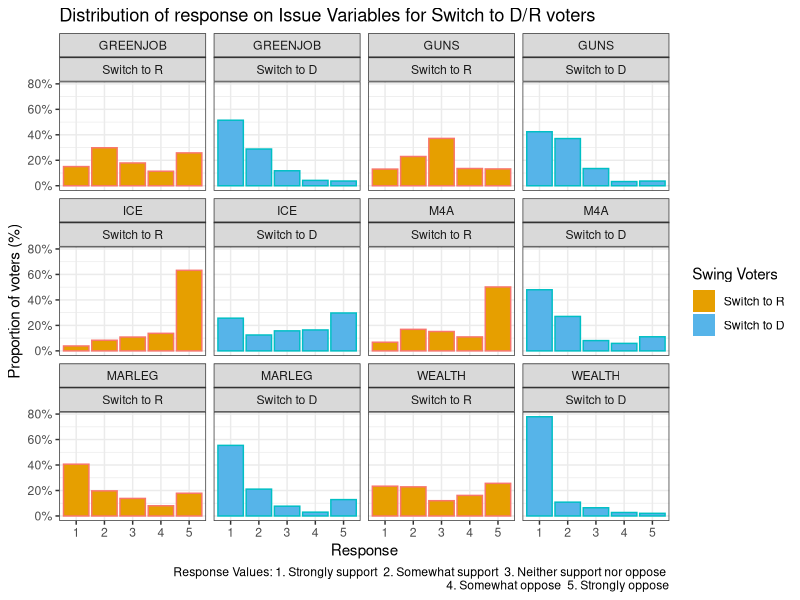
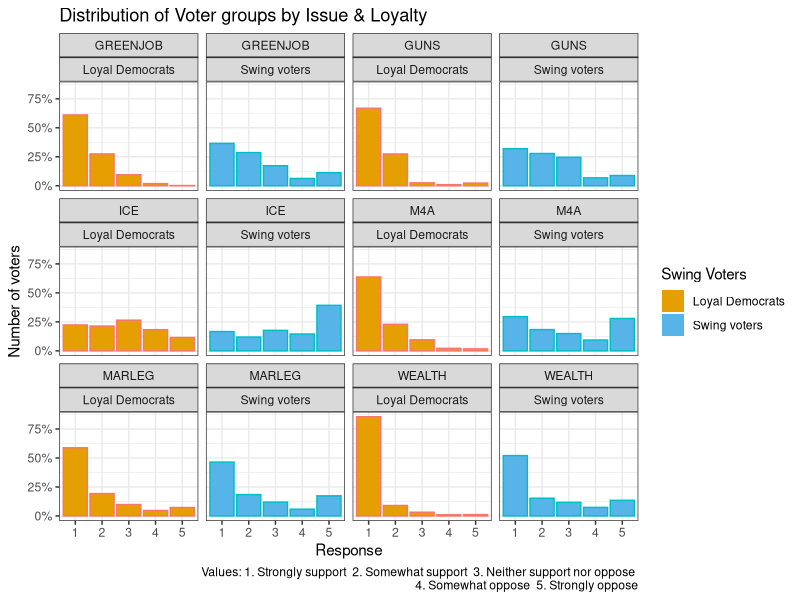
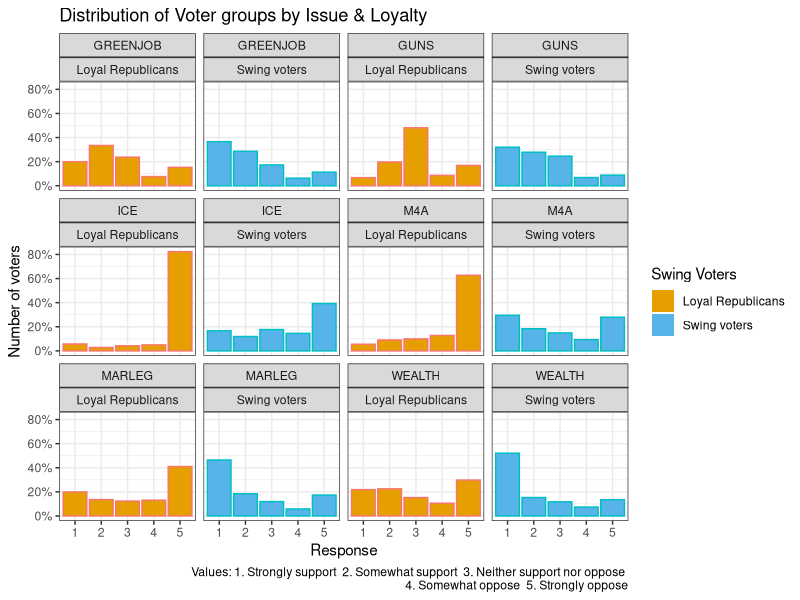
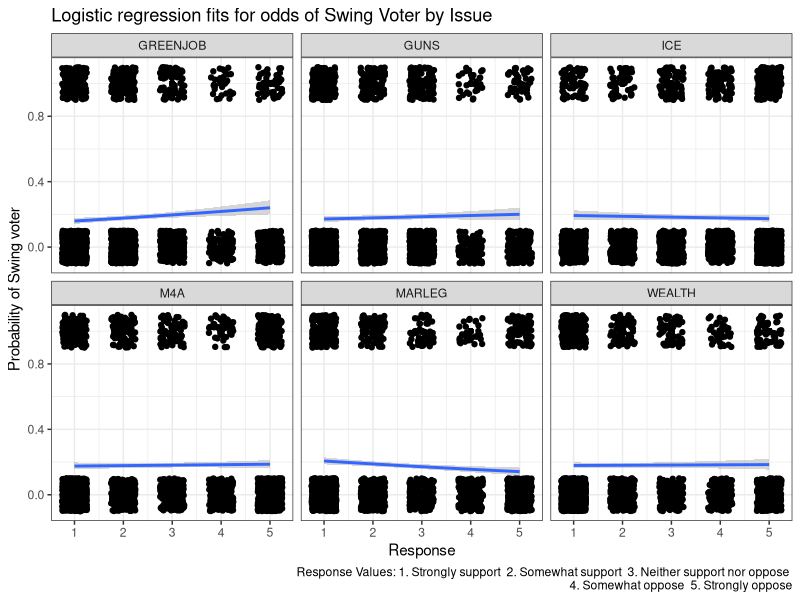
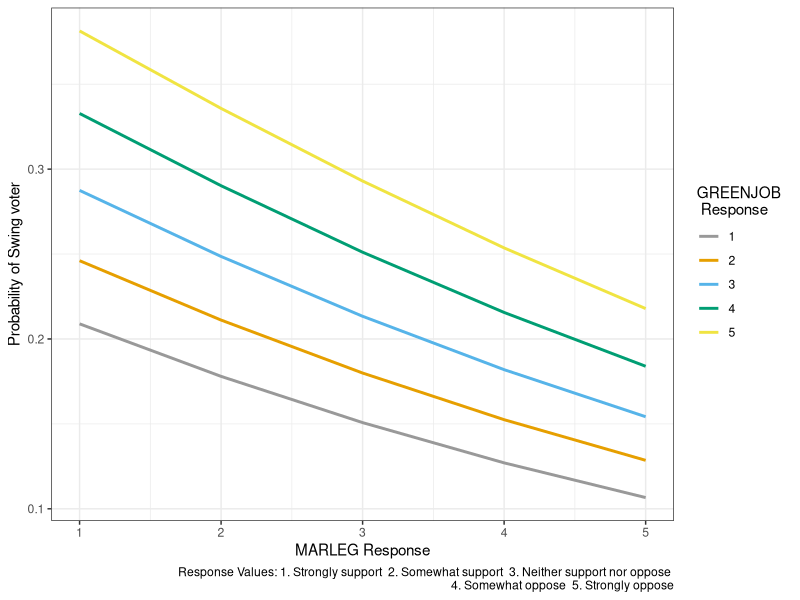
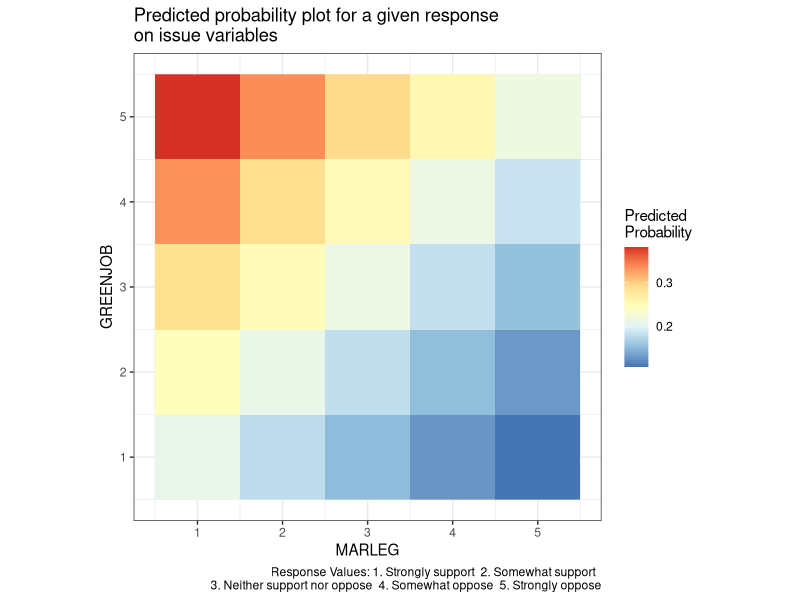
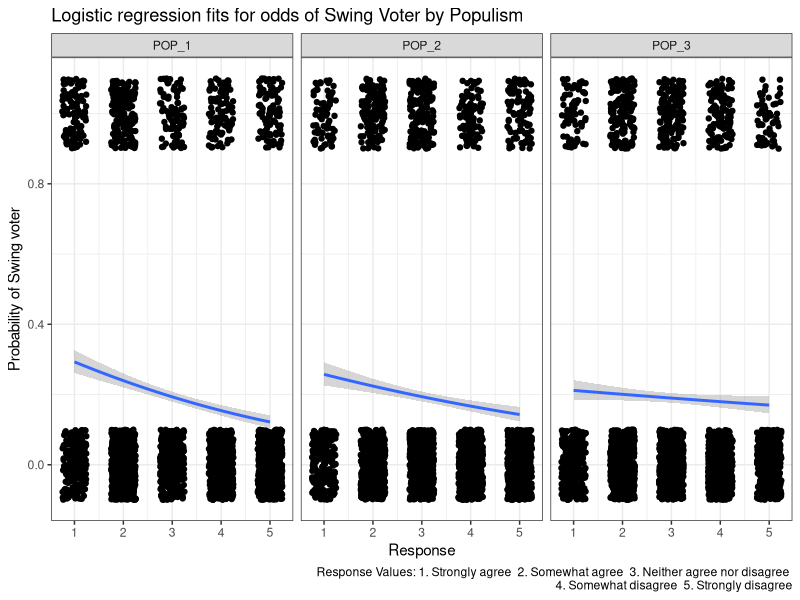
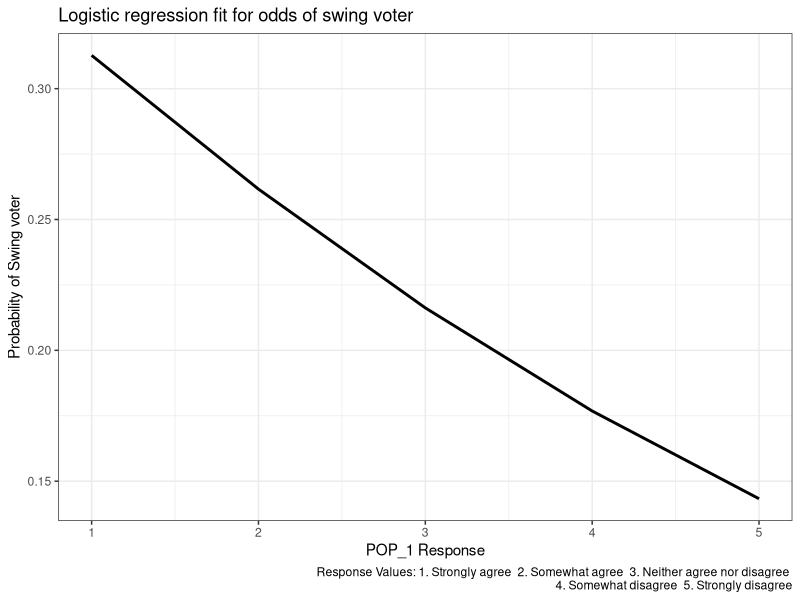

Source code (R) for these figures, in order:
## ---- chunk 1
knitr::opts_chunk$set(echo = FALSE, tidy = TRUE, warning = FALSE, message = FALSE)
## ---- chunk 2
library(tidyverse)
library(broom)
library(arm)
library(GGally)
cb_palette = c("#999999", "#E69F00", "#56B4E9", "#009E73", "#F0E442", "#0072B2", "#D55E00", "#CC79A7")
## ---- chunk 3
# Load Data
dfp_WTHH = read.csv("DFP_WTHH_release.csv")
names(dfp_WTHH)[1] <- "rowid"
dfp = dplyr::select(dfp_WTHH, rowid, house3, presvote16post, weight_DFP, M4A, GREENJOB, WEALTH, MARLEG, ICE, GUNS, POP_1, POP_2, POP_3, gender)
# Removing NAs or 7 (Did not vote) for presvote16post
dfp =  dfp[!(is.na(dfp$presvote16post) | dfp$presvote16post == 7),]
# summary(dfp)
n_row = nrow(dfp)
## ---- chunk 4
is_swing_voter <- function() {
  vect = as.numeric(rep.int(1, times = n_row))
  for(i in 1:n_row) {
    if(dfp$presvote16post[i] == 1 && dfp$house3[i] == 1)
      vect[i] = 2
    else if(dfp$presvote16post[i] == 2 && dfp$house3[i] == 2)
      vect[i] = 3
    else if(dfp$presvote16post[i] != 2 && dfp$house3[i] == 2)
      vect[i] = 4
    else if(dfp$presvote16post[i] != 1 && dfp$house3[i] == 1)
      vect[i] = 5
  }
  return(vect)
}
# 1 = Swing, 2 = Loyal Demo, 3 = Loyal Rep, 4 = Switch to R, 5 = Switch to D
dfp$is_swing = is_swing_voter()
dfp$is_swing = factor(dfp$is_swing, labels = c("Swing", "Loyal Democrat", "Loyal Republican", "Switch to R", "Switch to D"))

## ---- chunk 5
dfp.q1 = dfp %>% subset(., subset = (.$is_swing == "Switch to R" | (.$is_swing == "Switch to D")), select = c("is_swing", "M4A", "GREENJOB", "WEALTH", "MARLEG", "ICE", "GUNS", "weight_DFP"))

cb_palette2 = c("#E69F00", "#56B4E9")

dfp.q1 = gather(dfp.q1, key = "ISSUE", value = "RESPONSE", c("M4A", "GREENJOB", "WEALTH", "MARLEG", "ICE", "GUNS"))
dfp.q1$RESPONSE = factor(dfp.q1$RESPONSE)
dfp.q1 = na.omit(dfp.q1)
## ---- chunk 6
# ggplot(dfp.q1[dfp.q1$RESPONSE != 6,], aes(x = RESPONSE, color = is_swing, fill = is_swing)) + stat_count((aes(weight = weight_DFP))) + facet_wrap(~ISSUE) + theme_bw() + guides(fill = guide_legend(title="Swing Voters"), color = FALSE) + scale_fill_manual(values = cb_palette2) + labs(title="Distribution of response on Issue Variables for Switch to D/R voters", caption = "Response Values: 1. Strongly support  2. Somewhat support  3. Neither support nor oppose \n  4. Somewhat oppose  5. Strongly oppose") + ylab("Count") + xlab("Response")

ggplot(dfp.q1[dfp.q1$RESPONSE != 6,], aes(x = RESPONSE, color = is_swing, fill = is_swing)) +
  geom_bar(mapping = aes(x = RESPONSE, y = ..prop.., group = 1, weight=weight_DFP), stat = "count") +
  scale_y_continuous(labels = scales::percent_format(accuracy = 1)) +
  facet_wrap(~ISSUE + is_swing) + theme_bw() + 
  guides(fill = guide_legend(title="Swing Voters"), color = FALSE) +
  scale_fill_manual(values = cb_palette2) +
  labs(title="Distribution of response on Issue Variables for Switch to D/R voters", caption = "Response Values: 1. Strongly support  2. Somewhat support  3. Neither support nor oppose \n  4. Somewhat oppose  5. Strongly oppose") +
  ylab("Proportion of voters (%)") + xlab("Response")
## ---- chunk 7
WTHH_full = read_csv("DFP_WTHH_release.csv")
WTHH = WTHH_full[c("presvote16post", "house3", "weight_DFP", "M4A", "GREENJOB", "WEALTH", "MARLEG", "ICE", "GUNS", "POP_1", "POP_2", "POP_3")]
## ---- chunk 8
# WTHH$grp <- ifelse(WTHH$presvote16post==1 & WTHH$house3==1, "Loyal Democrats", ifelse(WTHH$presvote16post==2 & WTHH$house3==2, "Loyal Republicans", ifelse(!(WTHH$presvote16post %in% c(7,NA)), "Swing voters", NA)))
WTHH$grp <- ifelse(WTHH$presvote16post==1 & WTHH$house3==1, "Loyal Democrats", ifelse(WTHH$presvote16post==2 & WTHH$house3==2, "Loyal Republicans", ifelse(!is.na(WTHH$presvote16post), "Swing voters", NA)))

WTHH$swing_bhv <- ifelse(WTHH$grp=="Swing voters", ifelse(WTHH$house3==1, "Switch to D", ifelse(WTHH$house3==2, "Switch to R", "Others")), NA)

# cols <- c("presvote16post", "house3", "M4A", "GREENJOB", "WEALTH", "MARLEG", "ICE", "GUNS", "POP_1", "POP_2", "POP_3", "grp", "swing_bhv")
# WTHH[cols] <- lapply(WTHH[cols], factor)
## ---- chunk 9
WTHH.long = gather(WTHH, key="issue", value="response",
                   c("M4A", "GREENJOB", "WEALTH", "MARLEG", "ICE", "GUNS"))
cols <- c("issue", "response")
WTHH.long[cols] <- lapply(WTHH.long[cols], factor)
WTHH.long <- WTHH.long[c("issue", "response", "grp", "weight_DFP")]
WTHH.long <- WTHH.long[!is.na(WTHH.long$response) & !is.na(WTHH.long$grp),]
## ---- chunk 10
ggplot(WTHH.long[WTHH.long$response != 6 & (WTHH.long$grp=="Loyal Democrats" | WTHH.long$grp=="Swing voters"),], aes(x=response, color = grp, fill = grp)) +
  geom_bar(mapping = aes(x = response, y = ..prop.., group = 1, weight=weight_DFP), stat = "count") +
  scale_y_continuous(labels = scales::percent_format(accuracy = 1)) +
  facet_wrap(~issue + grp) + scale_fill_manual(values=cb_palette2) +
  guides(fill = guide_legend(title="Swing Voters"), color = FALSE) +
  labs(fill="Voter group", caption="Values: 1. Strongly support  2. Somewhat support  3. Neither support nor oppose \n  4. Somewhat oppose  5. Strongly oppose") +
  ggtitle("Distribution of Voter groups by Issue & Loyalty") +
  xlab("Response") + ylab("Number of voters") +
  theme_bw()

ggplot(WTHH.long[WTHH.long$response != 6 & (WTHH.long$grp=="Loyal Republicans" | WTHH.long$grp=="Swing voters"),], aes(x=response, color = grp, fill = grp)) +
  geom_bar(mapping = aes(x = response, y = ..prop.., group = 1, weight=weight_DFP), stat = "count") +
  scale_y_continuous(labels = scales::percent_format(accuracy = 1)) +
  facet_wrap(~issue + grp) + scale_fill_manual(values=cb_palette2) +
  guides(fill = guide_legend(title="Swing Voters"), color = FALSE) +
  labs(fill="Voter group", caption="Values: 1. Strongly support  2. Somewhat support  3. Neither support nor oppose \n  4. Somewhat oppose  5. Strongly oppose") +
  ggtitle("Distribution of Voter groups by Issue & Loyalty") +
  xlab("Response") + ylab("Number of voters") +
  theme_bw()
## ---- chunk 11
WTHH$swing_voter = ifelse(WTHH$grp=="Swing voters", 1, ifelse(is.na(WTHH$grp), NA, 0))
WTHH.issue = WTHH[c("GREENJOB", "GUNS", "ICE", "M4A", "MARLEG", "WEALTH", "weight_DFP", "swing_voter")]
## ---- chunk 12
WTHH.issue <- WTHH.issue[rowSums(WTHH.issue[,c(1,2,3,4,5,6)] == 6) == 0,]
WTHH.issue <- WTHH.issue[complete.cases(WTHH.issue),]
## ---- chunk 13
WTHH.issue.long = gather(WTHH.issue, key="issue", value="response",
                   c("M4A", "GREENJOB", "WEALTH", "MARLEG", "ICE", "GUNS"))
ggplot(WTHH.issue.long, aes(x=response, y=swing_voter)) + geom_point(alpha=0.4) +
  geom_jitter(height=0.1, width=0.25) +
  geom_smooth(method = "glm", method.args = list(family = "binomial")) +
  facet_wrap(~issue) +
  labs(caption="Response Values: 1. Strongly support  2. Somewhat support  3. Neither support nor oppose \n  4. Somewhat oppose  5. Strongly oppose") +
  ggtitle("Logistic regression fits for odds of Swing Voter by Issue") +
  xlab("Response") + ylab("Probability of Swing voter") +
  theme_bw()
## ---- chunk 14
WTHH.issue.logit <- glm(swing_voter ~ GREENJOB + MARLEG, weights=weight_DFP, family="quasibinomial", data=WTHH.issue)
display(WTHH.issue.logit)
## ---- chunk 15
issue.predict.grid = expand.grid(MARLEG = seq(1, 5, 1), GREENJOB = seq(1, 5, 1))
issue.pred = predict(WTHH.issue.logit, type = "response", newdata = issue.predict.grid)
issue.pred.df = data.frame(issue.predict.grid, swing.prob = as.vector(issue.pred))

ggplot(issue.pred.df, aes(x = MARLEG, y = swing.prob, group = factor(GREENJOB), color = factor(GREENJOB))) +
  geom_line(size=1) + xlab("MARLEG Response") + ylab("Probability of Swing voter") +
  labs(color = "GREENJOB \n Response", caption="Response Values: 1. Strongly support  2. Somewhat support  3. Neither support nor oppose \n  4. Somewhat oppose  5. Strongly oppose") +
  theme_bw() + scale_color_manual(values = cb_palette)
## ---- chunk 16
# Raster 
ggplot(issue.pred.df, aes(x = MARLEG, y = GREENJOB, z = swing.prob)) + geom_raster(aes(fill = swing.prob))  + coord_fixed() + scale_fill_distiller(palette = "RdYlBu") + theme_bw() + labs(title="Predicted probability plot for a given response \non issue variables", fill = "Predicted \nProbability", caption="Response Values: 1. Strongly support  2. Somewhat support  \n3. Neither support nor oppose  4. Somewhat oppose  5. Strongly oppose" )
## ---- chunk 17
WTHH.pop = WTHH[c("POP_1", "POP_2", "POP_3", "weight_DFP", "swing_voter")]
## ---- chunk 18
WTHH.pop <- WTHH.pop[rowSums(WTHH.pop[,c(1,2,3)] == 6) == 0,]
WTHH.pop <- WTHH.pop[complete.cases(WTHH.pop),]
## ---- chunk 19
WTHH.pop.long = gather(WTHH.pop, key="populism", value="response",
                   c("POP_1", "POP_2", "POP_3"))
ggplot(WTHH.pop.long, aes(x=response, y=swing_voter)) + geom_point(alpha=0.4) +
  geom_jitter(height=0.1, width=0.25) +
  geom_smooth(method = "glm", method.args = list(family = "binomial")) +
  facet_wrap(~populism) +
  labs(caption="Response Values: 1. Strongly agree  2. Somewhat agree  3. Neither agree nor disagree \n  4. Somewhat disagree  5. Strongly disagree") +
  ggtitle("Logistic regression fits for odds of Swing Voter by Populism") +
  xlab("Response") + ylab("Probability of Swing voter") +
  theme_bw()
## ---- chunk 20
WTHH.pop.logit <- glm(swing_voter ~ POP_1, weights=weight_DFP, family="quasibinomial", data=WTHH.pop)
display(WTHH.pop.logit)
## ---- chunk 21
pop.predict.grid = expand.grid(POP_1 = seq(1, 5, 1))
pop.pred = predict(WTHH.pop.logit, type = "response", newdata = pop.predict.grid)
pop.pred.df = data.frame(pop.predict.grid, swing.prob = as.vector(pop.pred))
ggplot(pop.pred.df, aes(x = POP_1, y = swing.prob)) +
  geom_line(size=1) + xlab("POP_1 Response") + ylab("Probability of Swing voter") +
  labs(caption="Response Values: 1. Strongly agree  2. Somewhat agree  3. Neither agree nor disagree \n  4. Somewhat disagree  5. Strongly disagree", title="Logistic regression fit for odds of swing voter") +
  theme_bw()
## ---- chunk 22
pop.predict.grid = dplyr::select(WTHH[!(is.na(WTHH$POP_1) | is.na(WTHH$swing_voter)),], POP_1, swing_voter)
pop.pred = predict(WTHH.pop.logit, type = "response", newdata = data.frame(POP_1 = pop.predict.grid$POP_1))
pop.pred.df = data.frame(pop.predict.grid, swing.prob = as.vector(pop.pred), swing.class = as.numeric(as.vector(pop.pred )> 0.13))
# Calculating error
class_err = sum(as.numeric(pop.pred.df$swing.class == pop.pred.df$swing_voter))*100/nrow(pop.predict.grid)
sprintf("Classification Error = %f", class_err)
## ---- chunk 23
WTHH.issue.logit1 <- glm(swing_voter ~ GREENJOB + GUNS + ICE + M4A + MARLEG + WEALTH, weights=weight_DFP, family="quasibinomial", data=WTHH.issue)
display(WTHH.issue.logit1)
## ---- chunk 24
WTHH.issue.logit3 <- glm(swing_voter ~ GREENJOB * GUNS * ICE * M4A * MARLEG * WEALTH, weights=weight_DFP, family="quasibinomial", data=WTHH.issue)
display(WTHH.issue.logit3)
## ---- chunk 25
WTHH.issue.logit.df <- WTHH.issue
WTHH.issue.logit.df$.fitted <- fitted.values(WTHH.issue.logit)
WTHH.issue.logit.df$.resid <- residuals(WTHH.issue.logit, type="response")
WTHH.issue.logit.df$.pred <- 1 * (WTHH.issue.logit.df$.fitted > max(WTHH.issue.logit.df$.fitted)/1)
Correct <- (WTHH.issue.logit.df$swing_voter == WTHH.issue.logit.df$.pred)
1 - (sum(Correct) / nrow(WTHH.issue.logit.df))
summary(factor(WTHH.issue.logit.df$swing_voter))
## ---- chunk 26
ggplot(WTHH.issue.logit.df, aes(x=GREENJOB, y=.resid)) + geom_point(alpha=0.4) +
  geom_jitter(height=0.1, width=0.25) + geom_smooth(method = "loess", method.args = list(degree = 1)) +
  xlab("Response") + ylab("Residuals") + ggtitle("Residual plot for GREENJOB")
ggplot(WTHH.issue.logit.df, aes(x=MARLEG, y=.resid)) + geom_point(alpha=0.4) +
  geom_jitter(height=0.1, width=0.25) + geom_smooth(method = "loess", method.args = list(degree = 1)) +
  xlab("Response") + ylab("Residuals") + ggtitle("Residual plot for MARLEG")
## ---- chunk 27
WTHH.pop.logit1 <- glm(swing_voter ~ POP_1 * POP_2 * POP_3, weights=weight_DFP, family="quasibinomial", data=WTHH.pop)
display(WTHH.pop.logit1)
## ---- chunk 28
WTHH.pop.logit.df <- WTHH.pop
WTHH.pop.logit.df$.fitted <- fitted.values(WTHH.pop.logit)
WTHH.pop.logit.df$.resid <- residuals(WTHH.pop.logit, type="response")
WTHH.pop.logit.df$.pred <- 1 * (WTHH.pop.logit.df$.fitted > max(WTHH.pop.logit.df$.fitted)/1)
Correct <- (WTHH.pop.logit.df$swing_voter == WTHH.pop.logit.df$.pred)
1 - (sum(Correct) / nrow(WTHH.pop.logit.df))
summary(factor(WTHH.pop.logit.df$swing_voter))
## ---- chunk 29
ggplot(WTHH.pop.logit.df, aes(x=POP_1, y=.resid)) + geom_point(alpha=0.4) +
  geom_jitter(height=0.1, width=0.25) + geom_smooth(method = "loess", method.args = list(degree = 1)) +
  xlab("Response") + ylab("Residuals") + ggtitle("Residual plot for POP_1")
